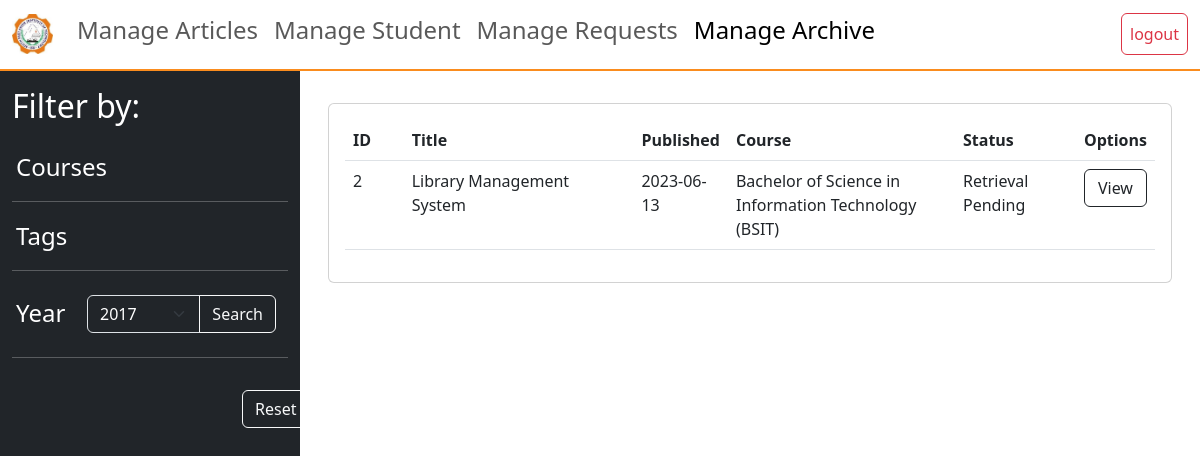
Screenshot of /main/admin/manage_archive.admin.php with the database file from the repository.
### tables this page shows
CREATE TABLE `archive` (
  `archive_id` int(11) NOT NULL,
  `archive_title` varchar(100) NOT NULL,
  `year_published` date NOT NULL,
  `article_description` varchar(1000) NOT NULL,
  `course_id` int(11) NOT NULL,
  `archive_status_id` int(11) NOT NULL
);

CREATE TABLE `course` (
  `course_id` int(11) NOT NULL,
  `course_title` varchar(100) NOT NULL,
  `abbreviation` varchar(15) NOT NULL,
  `department_id` int(11) NOT NULL
);

CREATE TABLE `archive_status` (
  `archive_status_id` int(11) NOT NULL,
  `archive_status_title` varchar(100) NOT NULL
);

### main/classes/dbconnection.class.php (called while the page is built)
<?php
class dbconnection
{
    private $host = 'localhost';
    private $username = 'root';
    private $password = '';
    private $database = 'library_archiving_system';
    protected function connect()
    {
        try {
            $dsn = 'mysql:host=' . $this->host . ';dbname=' . $this->database;
            $pdo = new PDO($dsn, $this->username, $this->password);
            $pdo->setAttribute(PDO::ATTR_DEFAULT_FETCH_MODE, PDO::FETCH_ASSOC);
            return $pdo;
        } catch (PDOException $e) {
            print "Error!: " . $e->getMessage() . "<br/>";
        }
    }
}

### main/classes/article.class.php (called while the page is built, shortened)
<?php
class article extends dbconnection
{
    protected function getArchives()
    {
        $sql = "SELECT * FROM archive a
                INNER JOIN course c ON c.course_id = a.course_id
                INNER JOIN archive_status ast ON ast.archive_status_id = a.archive_status_id";
        $stmt = $this->connect()->prepare($sql);
        $stmt->execute();
        $results = $stmt->fetchAll();
        return $results;
    }
}

### main/classes/articleview.class.php (the view, shortened to what this page needs)
<?php
class articleview extends article
{
        foreach ($department as $department) { ?>
        <?php }
    public function showArchives($id, $cid, $tid, $year)
    {
        if ($cid != 0) {
            $articles = $this->getMyArchivesWithCourse($id, $cid);
        } elseif ($tid != 0) {
            $articles = $this->getMyArchivesWithTags($id, $tid);
        } elseif ($year != 0) {
            $articles = $this->getMyArchivesbyYear($id, $year);
        } else {
            $articles = $this->getArchives();
        }
        foreach ($articles as $article) { ?>
            <tr>
                <td><?php echo $article['archive_id'] ?></th>
                <td><?php echo $article['archive_title'] ?></td>
                <td><?php echo $article['year_published'] ?></td>
                <td><?php echo $article['course_title'] . ' (' . $article['abbreviation'] . ')'; ?></td>
                <td><?php echo $article['archive_status_title']; ?></td>
                <td>
                    <form action="view_archive.admin.php" method='post'>
                        <button class="btn btn-outline-dark w-100" name="view" type="submit" value="<?php echo $article['archive_id'] ?>">
                            View
                        </button>
                    </form>
                </td>
            </tr>
        <?php }
    }
        foreach ($articles as $article) { ?>
<?php }
}

### main/includes/css.inc.php (shortened to what this page needs)
<?php
$bootstrap_css = "<link href='/LIBRARY_ARCHIVING_SYSTEM2/main/css/Bootstrap/bootstrap2.css' rel='stylesheet'>";
$nav_css = "<link rel='stylesheet' type='text/css' href='/LIBRARY_ARCHIVING_SYSTEM2/main/css/othercss/navbar.css'>";
$sidebar_css = "<link rel='stylesheet' type='text/css' href='/LIBRARY_ARCHIVING_SYSTEM2/main/css/othercss/sidebar.css'>";

### main/admin/manage_archive.admin.php (shortened to what this page needs)
<?php
include_once '../includes/css.inc.php';
$page = 4;
$action = 'manage_archive.admin.php';
?>
<!DOCTYPE html>
<html lang="en">
<head>
    <?php
    echo $bootstrap_css;
    echo $nav_css;
    echo $sidebar_css;
    ?>
</head>
<body>
    <?php
    include_once '../includes/admin.navbar.php';
    ?>
    <div class="container-fluid">
        <div class="row">
            <?php
            include_once '../includes/article_filter.inc.php';
            ?>
            <div class="col">
                <div class="card m-3">
                    <div class="card-body table-responsive">
                        <table class="table">
                            <thead>
                                <tr>
                                    <th class='col-1' scope="col">ID</th>
                                    <th class='col-4' scope="col">Title</th>
                                    <th class='col' scope="col">Published</th>
                                    <th class='col-4' scope="col">Course</th>
                                    <th class='col-2' scope="col">Status</th>
                                    <th class='col-1 text-center' scope="col">Options</th>
                                </tr>
                            </thead>
                            <tbody>
                                <?php
                                $articles = new articleview;
                                if (isset($_POST['course'])) {
                                    $cid = $_POST['course'];
                                    $tag = 0;
                                    $year = 0;
                                } elseif (isset($_POST['tag'])) {
                                    $cid = 0;
                                    $tag = $_POST['tag'];
                                    $year = 0;
                                } elseif (isset($_POST['year_search'])) {
                                    $cid = 0;
                                    $tag = 0;
                                    $year = $_POST['year'];
                                } else {
                                    $cid = 0;
                                    $tag = 0;
                                    $year = 0;
                                }
                                $articles->showArchives($_SESSION['user_id'], $cid, $tag, $year);
                                ?>
                            </tbody>
                        </table>
                    </div>
                </div>
            </div>
        </div>
    </div>
</body>
</html>

### main/includes/admin.navbar.php (shortened to what this page needs)
<?php
if ($page == 1) {
    $article = "active' aria-current='page";
} elseif ($page == 2) {
    $student = "active' aria-current='page";
} elseif ($page == 3) {
    $requests = "active' aria-current='page";
} elseif ($page == 4) {
    $archive = "active' aria-current='page";
}
?>
<nav class='navbar sticky-top navbar-expand-lg bg-white '>
    <div class='container-fluid'>
        <a class='navbar-brand' href='article_manage.admin.php'>
            <img src='../assets/SEAIT.jpg' height='40' alt='seait' class='d-inline-block align-text-center'>
        </a>
        <div class='collapse navbar-collapse' id='navbarSupportedContent'>
            <ul class='navbar-nav me-auto mb-2 mb-lg-0'>
                <li class='nav-item'>
                    <p class='h4'><a class='nav-link <?php echo $article; ?>' href='article_manage.admin.php'>Manage Articles</a></p>
                </li>
                <li class='nav-item'>
                    <p class='h4'><a class='nav-link <?php echo $student; ?>' href='student_active_manage.admin.php'>Manage Student</a></p>
                </li>
                <li class='nav-item'>
                    <p class='h4'><a class='nav-link <?php echo $requests; ?>' href='manage_request.admin.php'>Manage Requests</a></p>
                </li>
                <li class='nav-item'>
                    <p class='h4'><a class='nav-link <?php echo $archive; ?>' href='manage_archive.admin.php'>Manage Archive</a></p>
                </li>
            </ul>
            <form class='d-flex' role='search' method='post' action='/LIBRARY_ARCHIVING_SYSTEM2/main/includes/logout.inc.php'>
                <button class='btn btn-outline-danger p-2' type='submit'>logout</button>
            </form>
        </div>
    </div>
</nav>

### main/includes/article_filter.inc.php (shortened to what this page needs)
<div class="col-3 min-vh-100 offcanvas-lg offcanvas-start text-bg-dark overflow-auto" tabindex="-1" id="filters" aria-labelledby="filterLabels">
    <div class="offcanvas-body col-12">
        <form action="<?php echo $action; ?>" class="w-100" method="post">
            <div class="row d-sm-none d-md-block py-3">
                <h2>Filter by:</h2>
            </div>
            <a class="link-underline link-underline-opacity-0 text-white fs-4 ps-1" data-bs-toggle="collapse" href="#courseOption" role="button" aria-expanded="false" aria-controls="courseOption">
                Courses
            </a>
            <hr>
            <a class="link-underline link-underline-opacity-0 text-white fs-4 ps-1" data-bs-toggle="collapse" href="#tags" role="button" aria-expanded="false" aria-controls="tags">
                Tags
            </a>
            <hr>
            <div class="row align-items-center">
                <div class="col-lg-3 col-sm-4 py-sm-0 ps-0">
                    <label for="student_id" class="col-form-label form-control-lg fs-4">Year</label>
                </div>
                <div class="col-sm-6 col-lg-9 pe-4">
                    <div class="input-group input-group-md text-bg-dark">
                        <select class="form-select text-bg-dark" id="inputGroupSelect04" name="year" aria-label="Example select with button addon">
                            <?php
                            for ($year = 2017; $year <= 2023; $year++) {
                                if (isset($_POST['year_search'])) {
                                    if ($year == $_POST['year']) {
                                        $selected = 'selected';
                                    } else {
                                        $selected = ' ';
                                    }
                                } else {
                                    $selected = '';
                                }
                            ?>
                                <option value="<?php echo $year; ?>" <?php echo $selected; ?>><?php echo $year; ?></option>
                            <?php } ?>
                        </select>
                        <button class="btn btn-outline-light" type="submit" name="year_search">Search</button>
                    </div>
                </div>
            </div>
            <hr>
            <div class="row justify-content-end pt-3 pe-lg-4 pe-5">
                <div class="col-2">
                    <a class="btn btn-outline-light" href="<?php echo $action; ?>">Reset</a>
                </div>
            </div>
        </form>
    </div>
</div>

### main/css/othercss/navbar.css (style rules this page uses)
.navbar { border-bottom: 2px solid #fa8c1e; }

### main/css/othercss/sidebar.css (style rules this page uses)
hr { color: #fff; }

### rows the page displays
archive: archive_id "2", archive_title "Library Management System", year_published "2023-06-13", course.course_title "Bachelor of Science in Information Technology", course.abbreviation "BSIT", archive_status.archive_status_title "Retrieval Pending"

### other values shown
form field year "2017"
